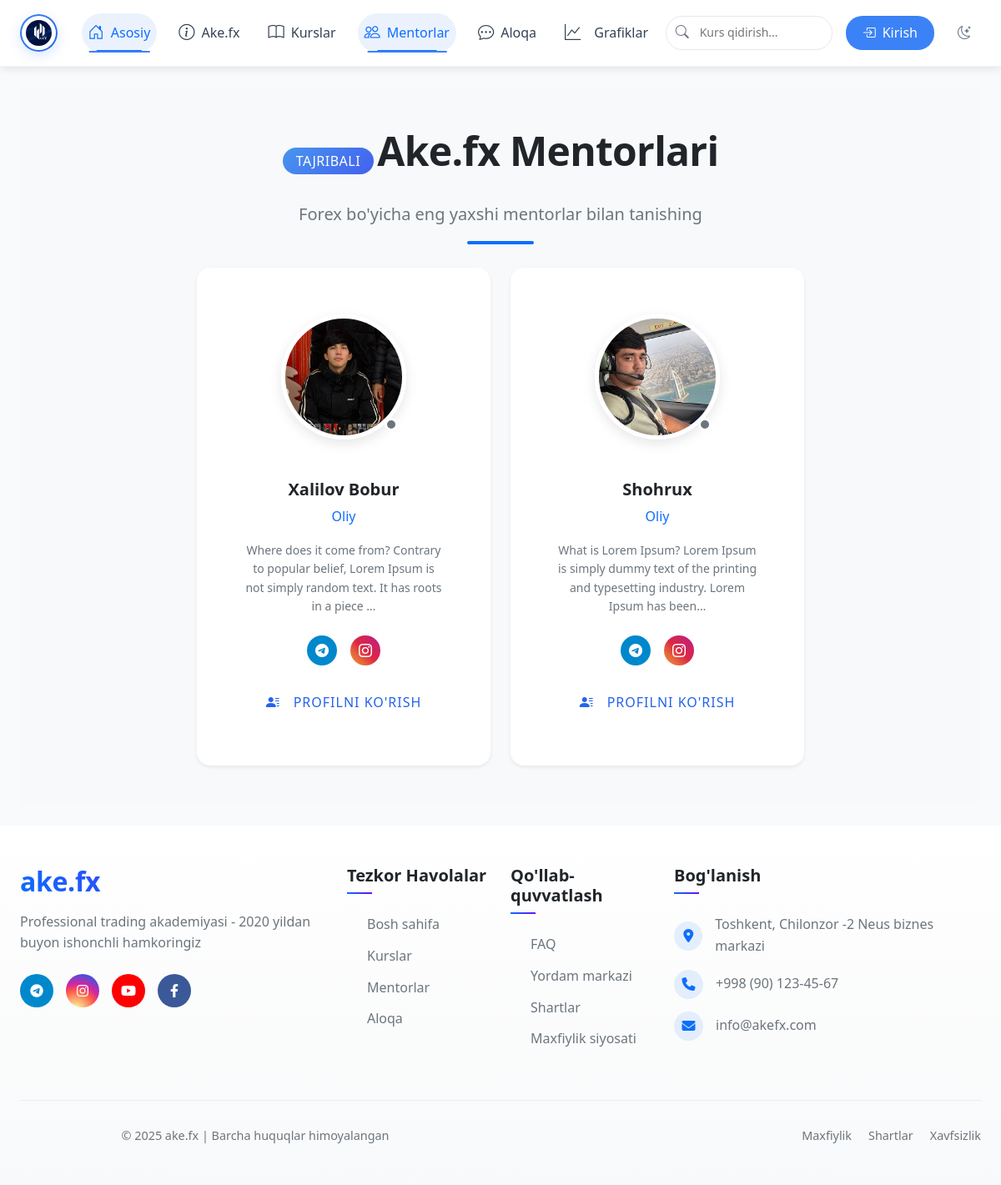
Before: /mentors/ with the older database file.
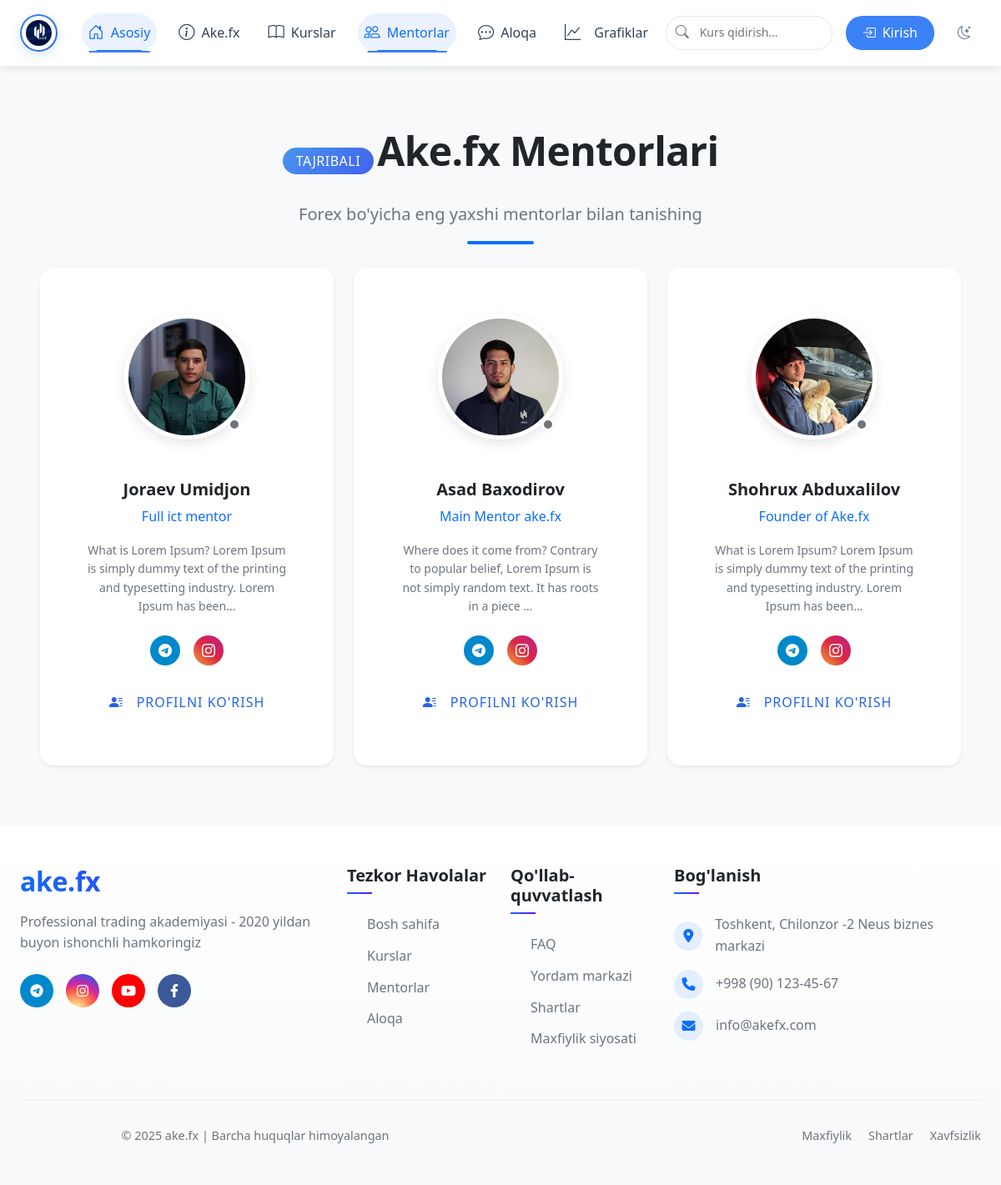
After: the same page with the newer database file.
### main/models.py (models this page shows, shortened)
class Mentor(models.Model):
    full_name = models.CharField(max_length=255, verbose_name="To'liq ism")
    bio = models.TextField(verbose_name="Bio / Tajriba")
    image = models.ImageField(
        upload_to='mentors/%Y/%m/%d/',
        verbose_name="Rasm",
        blank=True,  # Rasm ixtiyoriy bo'lishi uchun
        null=True    # Rasm bo'lmasa ham bo'ladi
    )
    specialty = models.CharField(
        max_length=225,
        verbose_name="Mutaxassislik",
        blank=True,  # Bo'sh qoldirish mumkin
        null=True    # NULL bo'lishi mumkin
    )
    instagram = models.URLField(
        max_length=200,
        verbose_name="Instagram profil",
        blank=True,  # Majburiy emas
        null=True    # NULL bo'lishi mumkin
    )
    telegram = models.URLField(
        max_length=200,
        verbose_name="Telegram profil",
        blank=True,  # Majburiy emas
        null=True    # NULL bo'lishi mumkin
    )
    class Meta:
        verbose_name = "Mentor"
        verbose_name_plural = "Mentorlar"
        ordering = ['-id']  # Yangi mentorlarni birinchi ko'rsatish uchun

### main/views.py (the view)
# urls.py: path('mentors/', views.mentor_list, name='mentor_list'),
def mentor_list(request):
    mentors = Mentor.objects.all()
    return render(request, 'mentor_list.html', {'mentors': mentors})

### main/templates/mentor_list.html (shortened to what this page needs)
{% extends 'base.html' %}
{% load static %}
{% block content %}
<section class="mentors-section py-5 bg-light">
  <div class="container">
    <div class="section-header text-center mb-5">
      <span class="badge bg-primary-gradient mb-3 px-3 py-2 rounded-pill fs-6">Tajribali</span>
      <h2 class="display-5 fw-bold mb-3">Ake.fx Mentorlari</h2>
      <p class="text-muted fs-5">Forex bo'yicha eng yaxshi mentorlar bilan tanishing</p>
    </div>
    <div class="row g-4 justify-content-center">
      {% for mentor in mentors %}
      <div class="col-lg-4 col-md-6">
        <div class="mentor-card card border-0 shadow-sm rounded-4 overflow-hidden h-100 transition-all hover-lift">
          <div class="mentor-image-container position-relative text-center pt-4">
            {% if mentor.image %}
            <div class="mentor-avatar-wrapper mx-auto">
              <img src="{{ mentor.image.url }}" class="mentor-avatar rounded-circle" alt="{{ mentor.full_name }}">
              <div class="online-status {% if mentor.is_online %}bg-success{% else %}bg-secondary{% endif %}"></div>
            </div>
            {% else %}
            <div class="mentor-avatar-wrapper mx-auto">
              <div class="mentor-avatar-initials rounded-circle bg-primary-gradient d-flex align-items-center justify-content-center">
                <span class="text-white fw-bold fs-3">{{ mentor.full_name|slice:":1" }}</span>
              </div>
            </div>
            {% endif %}
          </div>
          <div class="card-body text-center p-4">
            <h5 class="fw-bold mb-2">{{ mentor.full_name }}</h5>
            <p class="text-primary mb-3">{{ mentor.specialty }}</p>
            <p class="text-muted small mb-4">{{ mentor.bio|truncatechars:120 }}</p>
            <div class="social-links d-flex justify-content-center gap-3 mb-4">
              {% if mentor.telegram %}
              <a href="{{ mentor.telegram }}" target="_blank" class="social-icon bg-telegram">
                <i class="bi bi-telegram"></i>
              </a>
              {% endif %}
              {% if mentor.instagram %}
              <a href="{{ mentor.instagram }}" target="_blank" class="social-icon bg-instagram">
                <i class="bi bi-instagram"></i>
              </a>
              {% endif %}
            </div>
            <a href="{% url 'mentor_detail' mentor.id %}" class="btn btn-outline-primary rounded-pill px-4 border-2">
              <i class="bi bi-person-lines-fill me-2"></i> Profilni ko'rish
            </a>
          </div>
        </div>
      </div>
      {% endfor %}
    </div>
  </div>
</section>
{% endblock %}

### main/templates/base.html (shortened to what this page needs)
<!DOCTYPE html>
<html lang="en">
<head>
    {% load static %}
    <link href="https://cdn.jsdelivr.net/npm/bootstrap-icons@1.7.2/font/bootstrap-icons.css" rel="stylesheet">
    <link href="https://cdn.jsdelivr.net/npm/bootstrap@5.3.0/dist/css/bootstrap.min.css" rel="stylesheet">
    <link rel="stylesheet" href="https://cdnjs.cloudflare.com/ajax/libs/font-awesome/6.4.0/css/all.min.css">
    <link href="{% static 'css/style.css' %}" rel="stylesheet">
</head>
<body>
<nav class="navbar navbar-expand-lg fixed-top">
    <div class="container">
        <a class="navbar-brand d-flex align-items-center" href="/">
            <div class="brand-logo-wrapper">
                <img src="{% static 'img/logo.png' %}" alt="Ake.fx" class="navbar-logo">
            </div>
        </a>
        <div class="collapse navbar-collapse" id="navbarNav">
            <ul class="navbar-nav mx-auto">
                <li class="nav-item">
                    <a href="/" class="nav-link active">
                        <i class="bi bi-house-door"></i>
                        <span>Asosiy</span>
                    </a>
                </li>
                <li class="nav-item">
                    <a href="/about/" class="nav-link">
                        <i class="bi bi-info-circle"></i>
                        <span>Ake.fx</span>
                    </a>
                </li>
                <li class="nav-item">
                    <a href="/courses/" class="nav-link">
                        <i class="bi bi-book"></i>
                        <span>Kurslar</span>
                    </a>
                </li>
                <li class="nav-item">
                    <a href="/mentors/" class="nav-link">
                        <i class="bi bi-people"></i>
                        <span>Mentorlar</span>
                    </a>
                </li>
                <li class="nav-item">
                    <a href="/contact/" class="nav-link">
                        <i class="bi bi-chat-dots"></i>
                        <span>Aloqa</span>
                    </a>
                </li>
                <li class="nav-item">
                    <a class="nav-link {% if request.resolver_match.app_name == 'trading' %}active{% endif %}"
                       href="{% url 'trading:trading' %}">
                        <i class="bi bi-graph-up me-2"></i>Grafiklar
                    </a>
                </li>
            </ul>
            <div class="nav-item search-wrapper me-3">
                <form class="search-form" action="{% url 'search' %}" method="get">
                    <input type="search" name="q" placeholder="Kurs qidirish..." class="search-input">
                    <button type="submit" class="search-btn">
                        <i class="bi bi-search"></i>
                    </button>
                </form>
            </div>
            <div class="nav-item auth-buttons">
                {% if user.is_authenticated %}
                <div class="dropdown">
                    <button class="profile-btn" data-bs-toggle="dropdown">
                        <div class="profile-photo">
                            {% if user.profile.image %}
                                <img src="{{ user.profile.image.url }}" alt="Profile">
                            {% else %}
                                <i class="bi bi-person"></i>
                            {% endif %}
                        </div>
                        <span class="profile-name">{{ user.get_short_name }}</span>
                        <i class="bi bi-chevron-down"></i>
                    </button>
                    <ul class="dropdown-menu dropdown-menu-end">
                        <li>
                            <a class="dropdown-item" href="{% url 'profile' %}">
                                <i class="bi bi-person-circle"></i>
                                <span>Mening profilim</span>
                            </a>
                        </li>
                        <li>
                            <a class="dropdown-item" href="{% url 'dashboard' %}">
                                <i class="bi bi-speedometer2"></i>
                                <span>Dashboard</span>
                            </a>
                        </li>
                        <li><hr class="dropdown-divider"></li>
                        <li>
                            <form action="{% url 'logout' %}" method="post">
                                {% csrf_token %}
                                <button type="submit" class="dropdown-item text-danger">
                                    <i class="bi bi-box-arrow-right"></i>
                                    <span>Chiqish</span>
                                </button>
                            </form>
                        </li>
                    </ul>
                </div>
                {% else %}
                <a href="{% url 'login' %}" class="auth-btn login-btn">
                    <i class="bi bi-box-arrow-in-right"></i>
                    <span>Kirish</span>
                </a>
                {% endif %}
                <button id="toggle-dark-mode" class="theme-toggle" aria-label="Toggle dark mode">
                    <i class="bi bi-moon-stars"></i>
                </button>
            </div>
        </div>
    </div>
</nav>
    <div class="container my-4">
        {% block content %}{% endblock %}
    </div>
<footer class="footer-section py-5">
    <div class="container">
        <div class="row g-4 mb-5">
            <div class="col-lg-4">
                <div class="footer-brand mb-4">
                    <h3 class="gradient-text mb-3">ake.fx</h3>
                    <p class="text-muted mb-4">Professional trading akademiyasi - 2020 yildan buyon ishonchli hamkoringiz</p>
                    <div class="social-links">
                        <a href="https://t.me/akeFx_rasmiy" class="social-link telegram">
                            <i class="fab fa-telegram-plane"></i>
                        </a>
                        <a href="https://www.instagram.com/ake__fx/" class="social-link instagram">
                            <i class="fab fa-instagram"></i>
                        </a>
                        <a href="https://www.youtube.com/@akefx" class="social-link youtube">
                            <i class="fab fa-youtube"></i>
                        </a>
                        <a href="https://www.facebook.com/akefx" class="social-link facebook">
                            <i class="fab fa-facebook-f"></i>
                        </a>
                    </div>
                </div>
            </div>
            <div class="col-lg-2 col-md-4">
                <h5 class="footer-title">Tezkor Havolalar</h5>
                <ul class="footer-links">
                    <li><a href="/">Bosh sahifa</a></li>
                    <li><a href="/courses/">Kurslar</a></li>
                    <li><a href="/mentors/">Mentorlar</a></li>
                    <li><a href="/contact/">Aloqa</a></li>
                </ul>
            </div>
            <div class="col-lg-2 col-md-4">
                <h5 class="footer-title">Qo'llab-quvvatlash</h5>
                <ul class="footer-links">
                    <li><a href="#">FAQ</a></li>
                    <li><a href="#">Yordam markazi</a></li>
                    <li><a href="#">Shartlar</a></li>
                    <li><a href="#">Maxfiylik siyosati</a></li>
                </ul>
            </div>
            <div class="col-lg-4 col-md-4">
                <h5 class="footer-title">Bog'lanish</h5>
                <ul class="footer-contact-list">
                    <li>
                        <i class="fas fa-map-marker-alt contact-icon"></i>
                        <span>Toshkent, Chilonzor -2 Neus biznes markazi</span>
                    </li>
                    <li>
                        <i class="fas fa-phone contact-icon"></i>
                        <span>+998 (90) 123-45-67</span>
                    </li>
                    <li>
                        <i class="fas fa-envelope contact-icon"></i>
                        <span>info@akefx.com</span>
                    </li>
                </ul>
            </div>
        </div>
        <div class="footer-bottom">
            <div class="row align-items-center">
                <div class="col-md-6">
                    <p class="copyright mb-0">
                        © 2025 ake.fx | Barcha huquqlar himoyalangan
                    </p>
                </div>
                <div class="col-md-6">
                    <div class="footer-bottom-links">
                        <a href="#">Maxfiylik</a>
                        <a href="#">Shartlar</a>
                        <a href="#">Xavfsizlik</a>
                    </div>
                </div>
            </div>
        </div>
    </div>
</footer>
</body>
</html>

### main/templates/mentor_list.html (style rules this page uses)
.mentors-section { background-color: #ffffff; }
.mentor-avatar-wrapper { position: relative; width: 150px; height: 150px; margin-bottom: 1.5rem; }
.mentor-avatar { width: 100%; height: 100%; object-fit: cover; border: 5px solid white; box-shadow: 0 5px 15px rgba(0, 0, 0, 0.1); transition: all 0.3s ease; }
.online-status { position: absolute; width: 16px; height: 16px; border-radius: 50%; border: 3px solid white; bottom: 10px; right: 10px; }
.social-icon { width: 36px; height: 36px; border-radius: 50%; display: flex; align-items: center; justify-content: center; color: white; transition: transform 0.3s ease; }
.bg-telegram { background-color: #0088cc; }
.bg-instagram { background: linear-gradient(45deg, #f09433, #e6683c, #dc2743, #cc2366, #bc1888); }
.mentor-card { transition: all 0.3s ease; border: 1px solid rgba(0, 0, 0, 0.05); }
.bg-primary-gradient { background: linear-gradient(135deg, #4895ef 0%, #4361ee 100%) !important; color: #fff !important; }

Changed rows visible on the page:
added Mentor: image (picture), full_name "Joraev Umidjon", specialty "Full ict mentor", bio "What is Lorem Ipsum? Lorem Ipsum is simply dummy text of the printing and typesetting industry. Lorem Ipsum has been…"
changed Mentor: image: a different picture; full_name "Xalilov Bobur" → "Asad Baxodirov"; specialty "Oliy" → "Main Mentor ake.fx"
changed Mentor: image: a different picture; full_name "Shohrux" → "Shohrux Abduxalilov"; specialty "Oliy" → "Founder of Ake.fx"
